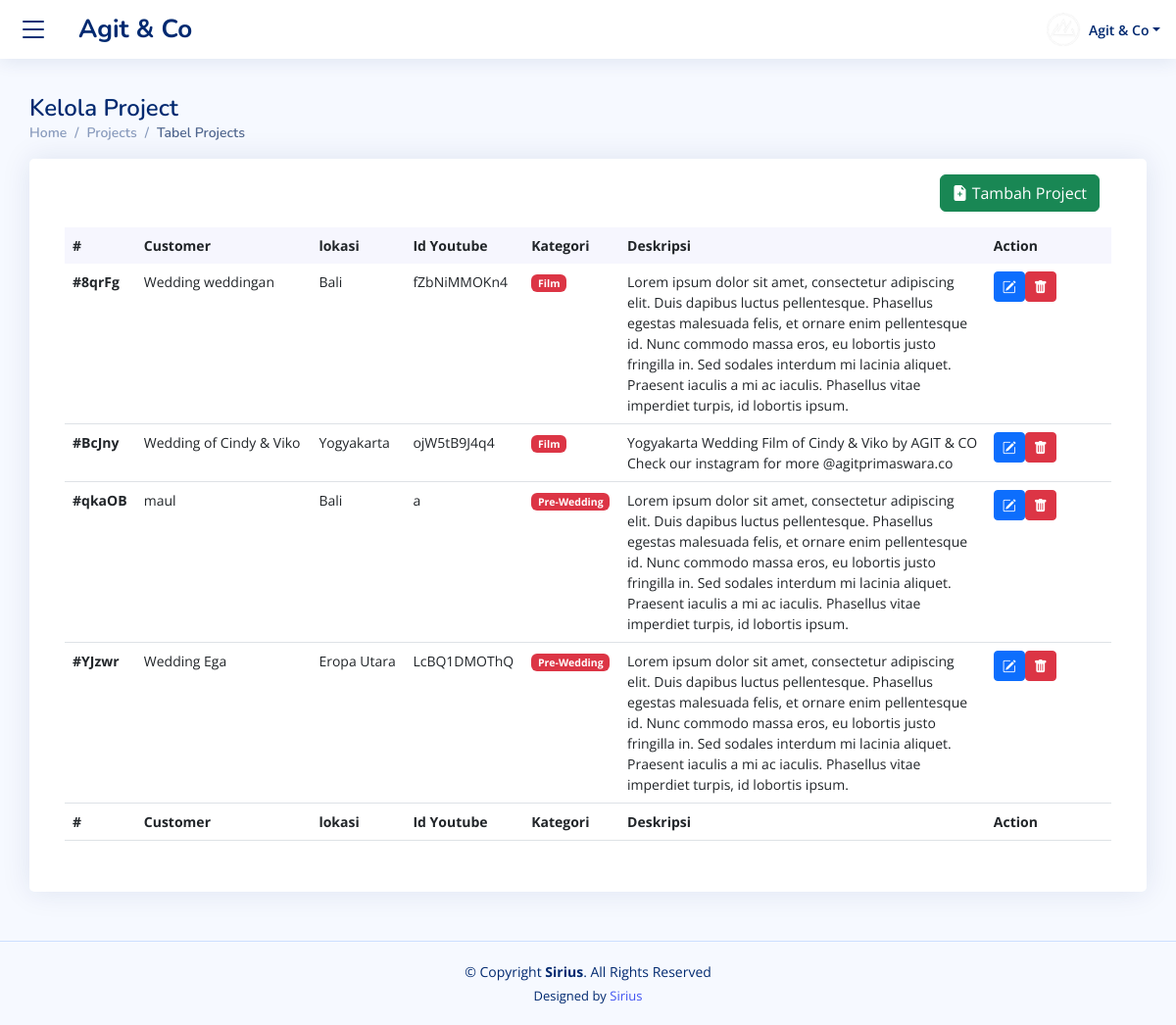
Screenshot of /projects/tabel_project.php (signed in) with the database file from the repository.
### tables this page shows
CREATE TABLE `projects` (
  `id_project` varchar(6) NOT NULL,
  `name` varchar(100) NOT NULL,
  `lokasi` varchar(30) NOT NULL,
  `idyoutube` varchar(30) DEFAULT NULL,
  `kategori` varchar(100) NOT NULL,
  `img` text DEFAULT NULL,
  `deskripsi` text DEFAULT NULL
);

### projects/tabel_project.php (the view, shortened to what this page needs)
<?php
  include '../model/connect.php';
?>
<!DOCTYPE html>
<html lang="en">
<head>
  <link href="../assets/vendor/bootstrap/css/bootstrap.min.css" rel="stylesheet">
  <link href="../assets/vendor/bootstrap-icons/bootstrap-icons.css" rel="stylesheet">
  <link href="../assets/vendor/boxicons/css/boxicons.min.css" rel="stylesheet">
  <link href="../assets/vendor/quill/quill.snow.css" rel="stylesheet">
  <link href="../assets/vendor/quill/quill.bubble.css" rel="stylesheet">
  <link href="../assets/vendor/remixicon/remixicon.css" rel="stylesheet">
  <link href="../assets/vendor/simple-datatables/styleadmin.css" rel="stylesheet">
  <link href="../assets/css/styleadmin.css" rel="stylesheet">
</head>
<body>
  <header id="header" class="header fixed-top d-flex align-items-center">
    <div class="row align-items-center" style="margin-left: -1.5rem;">
      <div class="col">
        <a type="button" data-bs-toggle="offcanvas" data-bs-target="#offcanvasWithBothOptions" aria-controls="offcanvasWithBothOptions"><i class="bi bi-list toggle-sidebar-btn"></i></a>
      </div>
      <div class="col">
        <a href="../admin.php" class="logo d-flex align-items-center">
          <span class="d-none d-lg-block"> Agit & Co</span>
        </a>
      </div>
    </div>
    <nav class="header-nav ms-auto">
      <ul class="d-flex align-items-center">
        <li class="nav-item dropdown pe-3">
          <a class="nav-link nav-profile d-flex align-items-center pe-0" href="#" data-bs-toggle="dropdown">
            <img src="../assets/img/me.png" alt="Profile" class="rounded-circle">
            <span class="d-none d-md-block dropdown-toggle ps-2">Agit & Co</span>
          </a>
        </li>
      </ul>
    </nav>
  </header>
  <main id="main" class="main mt-5 pt-5" style="margin: 0;">
    <div class="pagetitle">
      <h1>Kelola Project</h1>
      <nav>
        <ol class="breadcrumb">
          <li class="breadcrumb-item ">Home</li>
          <li class="breadcrumb-item ">Projects</li>
          <li class="breadcrumb-item active">Tabel Projects</li>
        </ol>
      </nav>
    </div>
    <section class="section dashboard">
      <div class="row">
        <div class="col">
          <div class="row">
            <div class="col">
              <div class="card recent-sales overflow-auto p-3">
                <div class="card-body">
                  <div class="row align-items-center justify-content-between w-100">
                    <div class="col-2 text-end p-0">
                      <form action="./kelola_project.php" method="get">
                        <button type="submit" class="btn btn-success mb-3"><i class="bi bi-file-earmark-plus-fill"></i> Tambah Project</button>
                      </form>
                    </div>
                  </div>
                  <table class="table datatable">
                    <thead>
                      <tr>
                        <th scope="col">#</th>
                        <th scope="col">Customer</th>
                        <th scope="col">lokasi</th>
                        <th scope="col">Id Youtube</th>
                        <th scope="col">Kategori</th>
                        <th scope="col" style="width:35%">Deskripsi</th>
                        <th scope="col" style="width:12%">Action</th>
                      </tr>
                    </thead>
                    <tbody>
                      <?php
                        $query = mysqli_query($connect, "SELECT * FROM projects");
                        while($data=mysqli_fetch_array($query)){
                          $id_project =$data[0];
                          $nama       =$data[1];
                          $lokasi     =$data[2];
                          $idyoutube  =$data[3];
                          $kategori   =$data[4];
                          $deskripsi  =$data[6];
                          ?>
                      <tr>
                        <th scope="row">#<?= $id_project ?></th>
                        <td><?= $nama ?></td>
                        <td><?=  $lokasi; ?></td>
                        <td><?= $idyoutube ?></td>
                        <td>
                          <?php
                            if($kategori == 'approved'){
                              $bg = "bg-success";
                            }elseif ($kategori == 'pending') {
                              $bg = "bg-warning";
                            }else{
                              $bg = "bg-danger";
                            }
                            ?>
                          <span class="badge <?= $bg ?>"><?= $kategori ?></span></td>
                          <td><?= $deskripsi ?></td>
                          <td>
                            <div class="row gap-2">
                              <div class="col-2">
                                <form action="./kelola_project.php" method="get">
                                  <button type="submit" class="btn btn-primary btn-sm"><i class="bi bi-pencil-square"></i></button>
                                </form>
                              </div>
                              <div class="col-2">
                                <form action="./kelola_project.php" method="get">
                                  <button type="submit" class="btn btn-danger btn-sm"><i class="bi bi-trash-fill"></i></button>
                              </form>
                            </div>
                          </div>
                        </td>
                      </tr>
                      <?php } ?>
                    </tbody>
                    <tfoot>
                      <tr>
                        <th scope="col">#</th>
                        <th scope="col">Customer</th>
                        <th scope="col">lokasi</th>
                        <th scope="col">Id Youtube</th>
                        <th scope="col">Kategori</th>
                        <th scope="col" style="width:30%">Deskripsi</th>
                        <th scope="col">Action</th>
                      </tr>
                    </tfoot>
                  </table>
                </div>
              </div>
            </div>
          </div>
        </div>
      </div>
    </section>
  </main>
  <footer id="footer" class="footer" style="margin: 0;">
    <div class="copyright">
      &copy; Copyright <strong><span>Sirius</span></strong>. All Rights Reserved
    </div>
    <div class="credits">
      Designed by <a href="https://Sirius.com/">Sirius</a>
    </div>
  </footer>
</body>
</html>

### assets/css/styleadmin.css (style rules this page uses)
:root { scroll-behavior: smooth; }
body { font-family: "Open Sans", sans-serif; background: #f6f9ff; color: #444444; }
a { color: #4154f1; text-decoration: none; }
h1, h2, h3, h4, h5, h6 { font-family: "Nunito", sans-serif; }
#main { margin-top: 60px; padding: 20px 30px; transition: all 0.3s; }
.pagetitle { margin-bottom: 10px; }
.pagetitle h1 { font-size: 24px; margin-bottom: 0; font-weight: 600; color: #012970; }
.card { margin-bottom: 30px; border: none; border-radius: 5px; box-shadow: 0px 0 30px rgba(1, 41, 112, 0.1); }
.card-body { padding: 0 20px 20px 20px; }
.breadcrumb { font-size: 14px; font-family: "Nunito", sans-serif; color: #899bbd; font-weight: 600; }
.breadcrumb .breadcrumb-item::before { color: #899bbd; }
.breadcrumb .active { color: #51678f; font-weight: 600; }
.logo { line-height: 1; }
@media (min-width: 1200px) { .logo { width: 280px; } }
.logo span { font-size: 26px; font-weight: 700; color: #012970; font-family: "Nunito", sans-serif; }
.header { transition: all 0.5s; z-index: 997; height: 60px; box-shadow: 0px 2px 20px rgba(1, 41, 112, 0.1); background-color: #fff; padding-left: 20px; }
.header .toggle-sidebar-btn { font-size: 32px; padding-left: 10px; cursor: pointer; color: #012970; }
.header-nav ul { list-style: none; }
.header-nav>ul { margin: 0; padding: 0; }
.header-nav .nav-profile { color: #012970; }
.header-nav .nav-profile img { max-height: 36px; }
.header-nav .nav-profile span { font-size: 14px; font-weight: 600; }
@media (min-width: 1200px) { #main, #footer { margin-left: 300px; } }
.dashboard .recent-sales { font-size: 14px; }
.dashboard .recent-sales .table thead { background: #f6f6fe; }
.dashboard .recent-sales .table thead th { border: 0; }
.footer { padding: 20px 0; font-size: 14px; transition: all 0.3s; border-top: 1px solid #cddfff; }
.footer .copyright { text-align: center; color: #012970; }
.footer .credits { padding-top: 5px; text-align: center; font-size: 13px; color: #012970; }

### rows the page displays
projects: id_project "8qrFg", name "Wedding weddingan", lokasi "Bali", idyoutube "fZbNiMMOKn4", kategori "Film", deskripsi "Lorem ipsum dolor sit amet, consectetur adipiscing elit. Duis dapibus luctus pellentesque. Phasellus egestas malesuada felis, et ornare enim pellentesque id. Nunc commodo massa eros, eu lobortis justo fringilla in. Sed sodales interdum mi lacinia aliquet. Praesent iaculis a mi ac iaculis. Phasellus vitae imperdiet turpis, id lobortis ipsum."
projects: id_project "BcJny", name "Wedding of Cindy & Viko", lokasi "Yogyakarta", idyoutube "ojW5tB9J4q4", kategori "Film", deskripsi "Yogyakarta Wedding Film of Cindy & Viko by AGIT & CO Check our instagram for more @agitprimaswara.co"
projects: id_project "qkaOB", name "maul", lokasi "Bali", idyoutube "a", kategori "Pre-Wedding", deskripsi "Lorem ipsum dolor sit amet, consectetur adipiscing elit. Duis dapibus luctus pellentesque. Phasellus egestas malesuada felis, et ornare enim pellentesque id. Nunc commodo massa eros, eu lobortis justo fringilla in. Sed sodales interdum mi lacinia aliquet. Praesent iaculis a mi ac iaculis. Phasellus vitae imperdiet turpis, id lobortis ipsum."
projects: id_project "YJzwr", name "Wedding Ega", lokasi "Eropa Utara", idyoutube "LcBQ1DMOThQ", kategori "Pre-Wedding", deskripsi "Lorem ipsum dolor sit amet, consectetur adipiscing elit. Duis dapibus luctus pellentesque. Phasellus egestas malesuada felis, et ornare enim pellentesque id. Nunc commodo massa eros, eu lobortis justo fringilla in. Sed sodales interdum mi lacinia aliquet. Praesent iaculis a mi ac iaculis. Phasellus vitae imperdiet turpis, id lobortis ipsum."
